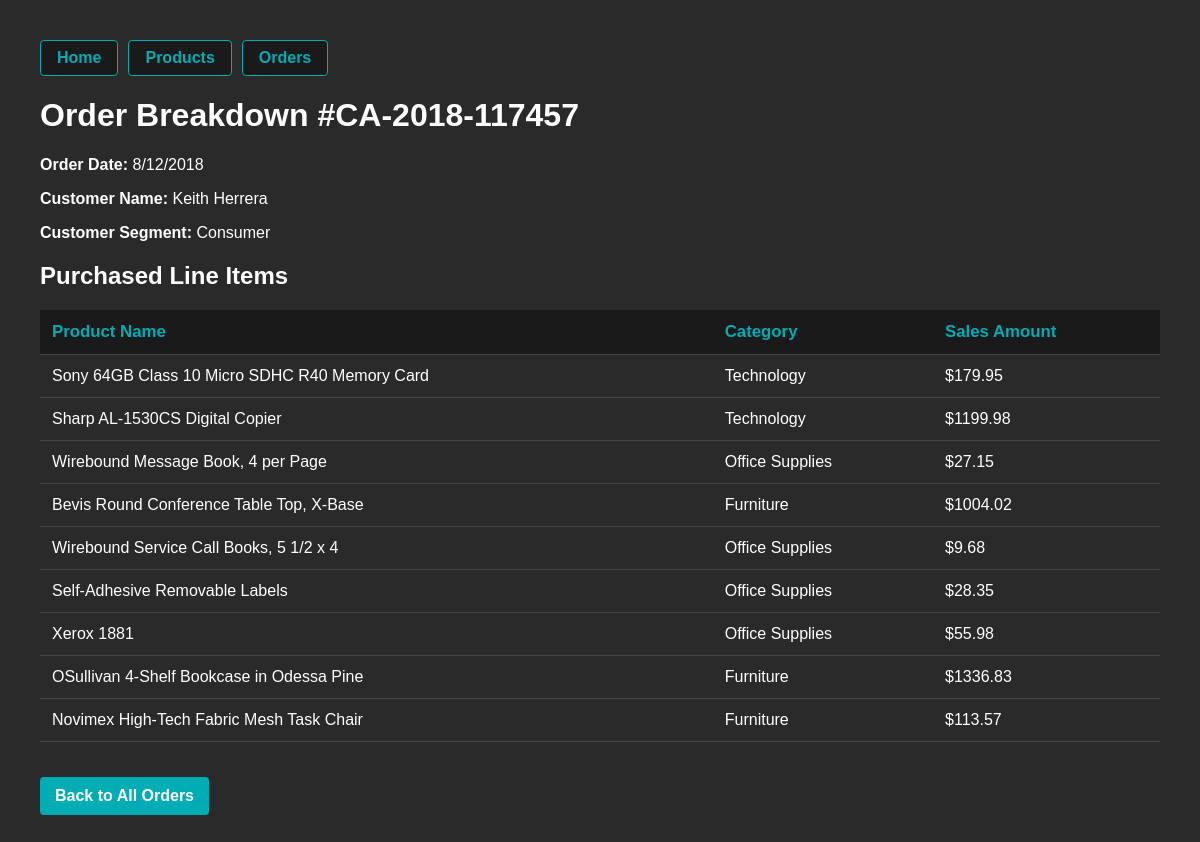
Page /orders/CA-2018-117457 on the committed database.
### tables this page shows
CREATE TABLE Orders (
    order_id CHAR(14) PRIMARY KEY,
    order_date DATE,
    customer_id CHAR(8),
    FOREIGN KEY (customer_id) REFERENCES Customers(customer_id)
);

CREATE TABLE Customers (
    customer_id CHAR(8) PRIMARY KEY,
    customer_name VARCHAR(20),
    segment VARCHAR(15)
);

CREATE TABLE Products (
    product_id CHAR(15) PRIMARY KEY,
    product_name VARCHAR(100),
    category VARCHAR(20)
);

### app.py (the view)
@app.route('/orders/<order_id>')
def order_details(order_id):
    order_query = """
        SELECT
            o.order_id,
            o.order_date,
            c.customer_name,
            c.segment
        FROM orders o
        LEFT JOIN customers c ON o.customer_id = c.customer_id
        WHERE o.order_id = ?;
    """
    order = query_db(order_query, (order_id,), one=True)
    if order is None:
        return render_template('404.html'), 404
    items_query = """
        SELECT
            p.product_name,
            p.category,
            ROUND(od.sales, 2) AS line_sales
        FROM orderdetails od
        JOIN products p ON od.product_id = p.product_id
        WHERE od.order_id = ?;
    """
    items = query_db(items_query, (order_id,))
    return render_template('order_details.html', order=order, items = items)

### app.py (called while the page is built)
def get_db():
    db = getattr(g, '_database', None)
    if db is None:
        db = g._database = sqlite3.connect(DATABASE)
    return db

def query_db(query, args=(), one=False):
    db = get_db()
    cursor = db.cursor()
    cursor.execute(query, args)
    results = cursor.fetchall()
    return (results[0] if results else None) if one else results

### templates/order_details.html (shortened to what this page needs)
<!DOCTYPE html>
<html lang="en">
    <head>
        <link rel="stylesheet" href="{{ url_for('static', filename='style.css') }}">
    </head>
    <body>
        {% include 'nav.html' %}
        <h1>Order Breakdown #{{ order[0] }}</h1>
        <div class="card">
            <p><strong>Order Date:</strong> {{ order[1] }}</p>
            <p><strong>Customer Name:</strong> {{ order[2] }}</p>
            <p><strong>Customer Segment:</strong> {{ order[3] }}</p>
        </div>
        <h2>Purchased Line Items</h2>
        <table>
            <thead>
                <tr>
                    <th>Product Name</th>
                    <th>Category</th>
                    <th>Sales Amount</th>
                </tr>
            </thead>
            <tbody>
                {% for item in items %}
                <tr>
                    <td>{{ item[0] }}</td>
                    <td>{{ item[1] }}</td>
                    <td>${{ "%.2f"|format(item[2]) }}</td>
                </tr>
                {% endfor %}
            </tbody>
        </table>
        <p style="margin-top: 20px;">
            <a href="{{ url_for('orders') }}" class="btn-home">Back to All Orders</a>
        </p>
    </body>
</html>

### static/style.css (style rules this page uses)
body { font-family: Arial, sans-serif; margin: 40px; background-color: #2a2a2a; color: #ffffff; }
.btn-home { display: inline-block; padding: 10px 15px; background-color: #00adb5; color: #ffffff; text-decoration: none; border-radius: 4px; font-weight: bold; margin-top: 15px; }
table { width: 100%; border-collapse: collapse; margin-top: 20px; }
th, td { padding: 12px; text-align: left; border-bottom: 1px solid #444; }
th { background-color: #1a1a1a; color: #00adb5; font-size: 1.05rem; }

### rows in the picture
Orders: order_id "CA-2018-117457", order_date "8/12/2018"
Customers: customer_name "Keith Herrera", segment "Consumer"
Products: product_name "Sony 64GB Class 10 Micro SDHC R40 Memory Card", category "Technology", item "179.95"
Products: product_name "Sharp AL-1530CS Digital Copier", category "Technology", item "1199.98"
Products: product_name "Wirebound Message Book, 4 per Page", category "Office Supplies", item "27.15"
Products: product_name "Bevis Round Conference Table Top, X-Base", category "Furniture", item "1004.02"
Products: product_name "Wirebound Service Call Books, 5 1/2 x 4", category "Office Supplies", item "9.68"
Products: product_name "Self-Adhesive Removable Labels", category "Office Supplies", item "28.35"
Products: product_name "Xerox 1881", category "Office Supplies", item "55.98"
Products: product_name "OSullivan 4-Shelf Bookcase in Odessa Pine", category "Furniture", item "1336.83"
Products: product_name "Novimex High-Tech Fabric Mesh Task Chair", category "Furniture", item "113.57"
